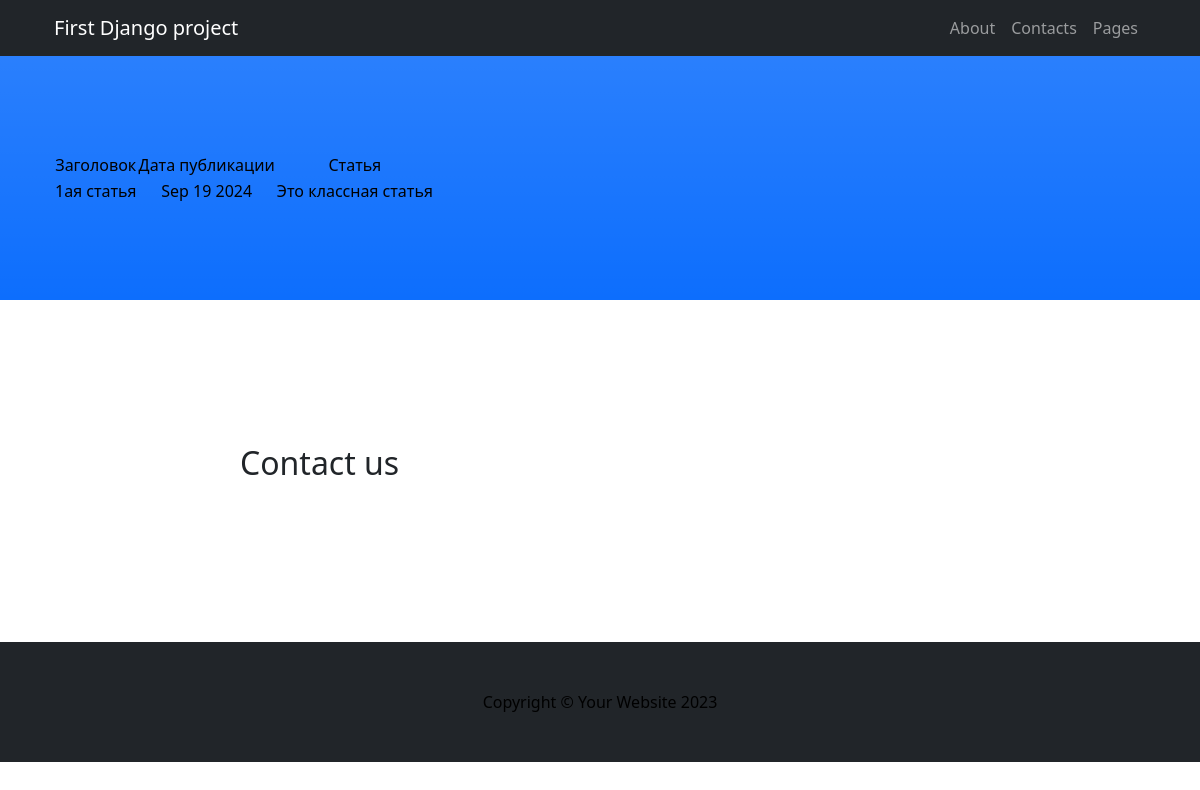
The page /news/1/ on the database its author committed.
### news_portal_dev/models.py (models this page shows, shortened)
class Post(models.Model):
    ARTICLE = 'article'
    NEWS = 'news'
    POST_TYPES = [
        (ARTICLE, 'Статья'),
        (NEWS, 'Новость')
    ]
    author = models.ForeignKey(Author, on_delete=models.CASCADE)
    post_type = models.CharField(choices=POST_TYPES, max_length=7)
    timestamp = models.DateTimeField(auto_now_add=True)
    category = models.ManyToManyField(Category, through='PostCategory')
    title = models.CharField(max_length=200)
    content = models.TextField()
    _rating = models.IntegerField(default=0)

### news_portal_dev/views.py (the view)
# urls.py: path('<int:pk>/', NewsDetail.as_view(), name='news_detail'),
class NewsDetail(DetailView):
    model = Post
    template_name = 'news_detail.html'
    context_object_name = 'news_detail'

### news_portal_dev/templatetags/custom_filters.py (called while the page is built)
@register.filter()
def badwords(value):
   try:
       value = str(value)
   except ValueError as e:
      return f'Exception {e}'
   new_news = ''
   value = value.split()
   for word in value:
       if word.lower() not in BAD_WORDS:
           new_news += word + '\n'
       else:
          new_news += word[0] + '*' * (len(word) - 1) + '\n'
   return f'{new_news}'

### templates/news_detail.html (shortened to what this page needs)
{% extends 'flatpages/default.html' %}
{% load custom_filters %}
{% block content %}
<table>
    <tr>
        <td>Заголовок</td>
        <td>Дата публикации</td>
        <td>Статья</td>
    </tr>
    <tr>
        <td>{{ news_detail.title }}</td>
        <td>{{ news_detail.timestamp |date:'M d Y' }}</td>
        <td>{{ news_detail.content| badwords }} </td>
    </tr>
</table>
{% endblock content %}

### rows shown on the page
Post: title "1ая статья", timestamp "Sep 19 2024", content|badwords "Это классная статья"
